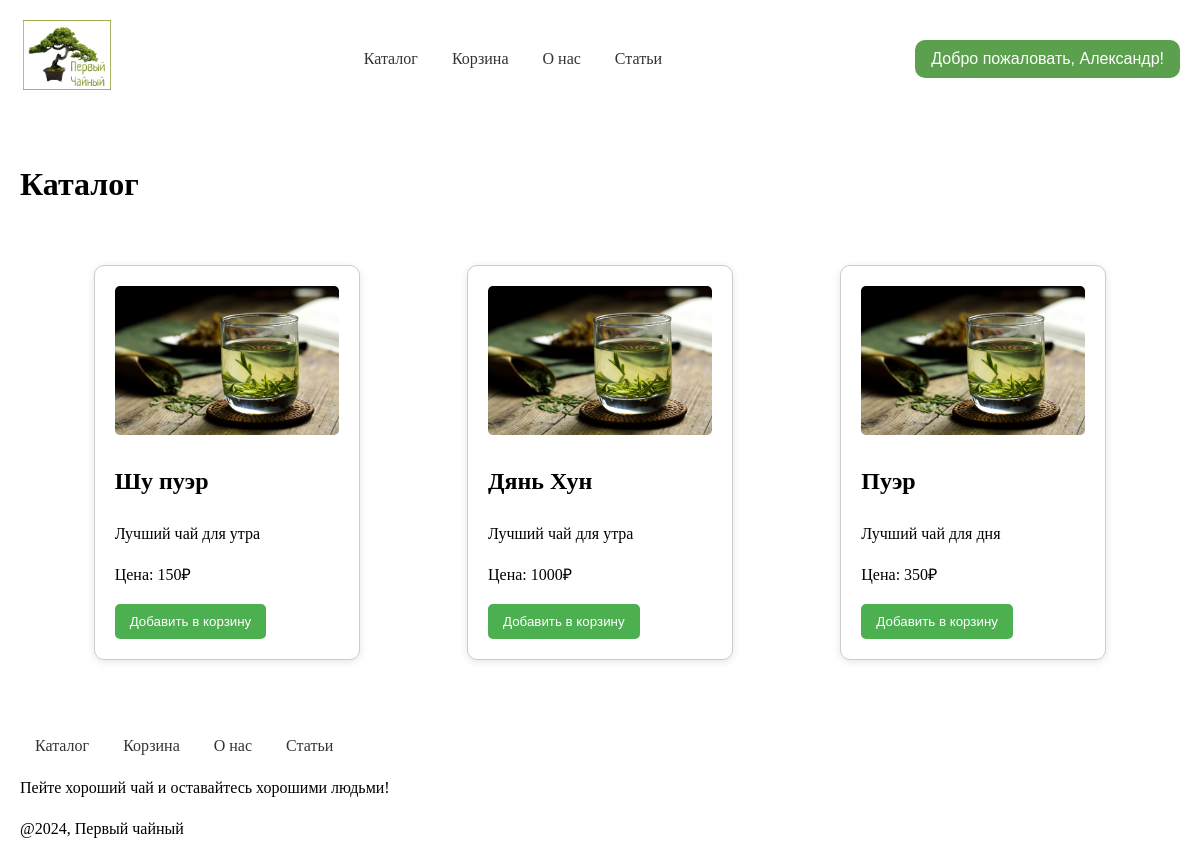
The app's page /showcase (signed in) with its own data.
### models/user.py (models this page shows, shortened)
class User(db.Model, UserMixin):
    __tablename__ = "users"
    id = db.Column(db.Integer, primary_key=True)
    username = db.Column(db.String(64))
    first_name = db.Column(db.String(30))
    email = db.Column(db.String(120))
    password_hash = db.Column(db.String(128))
    carts = relationship('Cart', backref='user', lazy=True)

### models/catalog.py (models this page shows, shortened)
class Product(db.Model):
    __tablename__ = 'products'
    id = db.Column(db.Integer, index=True, primary_key=True)
    name = db.Column(db.String, index=True)
    category_id = db.Column(db.Integer, ForeignKey("categories.id"))
    price = db.Column(db.Integer)
    image = db.Column(db.String)
    description = db.Column(db.String(1000), nullable=True)
    category = relationship("Category", back_populates="products")
    cart_items = relationship('CartItem', back_populates='product', lazy=True)

### routers/catalog.py (the view)
@category_bp.route('/showcase', methods=['GET'])
def get_products():
    all_products = Product.query.all()
    if current_user.is_authenticated and current_user.carts:
        cart_id = current_user.carts[0].id
    else:
        cart_id = None
    return render_template(
        'catalog/showcase.html',
        products=all_products,
        cart_id=cart_id
    )

### routers/user.py (called while the page is built)
@login_manager.user_loader
def load_user(user_id):
    return User.query.get(int(user_id))

### templates/catalog/showcase.html (shortened to what this page needs)
{% extends "catalog/base.html" %}
{% block content %}
<h1>Каталог</h1>
<div class="product-container">
    {% for product in products %}
    <div class="product-card">
        <img src="static/images/{{ product.image }}.jpg" alt="{{ product.name }}">
        <h2>{{ product.name }}</h2>
        <p>{{ product.description }}</p>
        <p>Цена: {{ product.price }}₽</p>
        <button type="button" class="btncart" onclick="addToCart('{{ cart_id }}', '{{ product.id }}')">
            Добавить в корзину
        </button>
    </div>
    {% endfor %}
</div>
{% endblock %}

### templates/catalog/base.html (shortened to what this page needs)
<!DOCTYPE html>
<html lang="ru">
<head>
</head>
<body>
    <header>
        <a href="/"><img src="/static/images/logo.png" alt="Логотип" class="logo"></a>
        <nav>
            <a href="/showcase">Каталог</a>
            <a href="/cart_view">Корзина</a>
            <a href="/about">О нас</a>
            <a href="/states">Статьи</a>
        </nav>
        <div class="dropdown">
        {% if not current_user.is_authenticated %}
        <button class="dropbtn">Личный кабинет</button>
        <div class="dropdown-content">
            <a href='/login'>Войти</a>
            <a href='/register'>Зарегистрироваться</a>
        </div>
        {% else %}
        <button class="dropbtn">Добро пожаловать, {{ current_user.first_name }}!</button>
        {% endif %}
        </div>
    </header>
    <main>
        {% block content %}<h1>Рады приветствовать Вас в нашем чайном магазине</h1> {% endblock %}
    </main>
    <footer>
            <a href="/showcase/">Каталог</a>
            <a href="/cart_view/">Корзина</a>
            <a href="/about">О нас</a>
            <a href="/states">Статьи</a>
            <p>Пейте хороший чай и оставайтесь хорошими людьми!</p>
            <p>@2024, Первый чайный</p>
    </footer>
</body>
</html>

### templates/catalog/base.html (style rules this page uses)
body { font-family: Montserrat; line-height: 1.6; margin: 0; padding: 0; }
header { display: flex; align-items: center; justify-content: space-between; padding: 20px; max-width: 1200px; margin: auto; }
header, nav, main, footer { padding: 20px; margin: auto; max-width: 1200px; }
nav a { text-decoration: none; color: #333; padding: 10px 15px; }
footer a { text-decoration: none; color: #333; padding: 10px 15px; }
.logo { max-height: 70px; margin-right: auto; }
nav { margin-left: auto; }
.product-container { display: flex; flex-wrap: wrap; justify-content: space-around; padding: 20px; }
.product-card { border: 1px solid #ccc; border-radius: 10px; background-color: white; margin: 13px; padding: 20px; width: 20%; box-shadow: 0 2px 8px rgba(0, 0, 0, 0.1); transition: transform 0.3s; }
.product-card img { max-width: 100%; height: auto; border-radius: 5px; }
.btncart { background-color: #4CAF50; color: white; padding: 10px 15px; border: none; border-radius: 5px; cursor: pointer; }
.dropdown { position: relative; display: inline-block; }
.dropbtn { background-color: #5BA14D; color: white; padding: 10px 16px; font-size: 16px; border: none; cursor: pointer; border-radius: 10px; }

### records on screen
User: first_name "Александр"
Product: name "Шу пуэр", description "Лучший чай для утра", price "150"
Product: name "Дянь Хун", description "Лучший чай для утра", price "1000"
Product: name "Пуэр", description "Лучший чай для дня", price "350"
